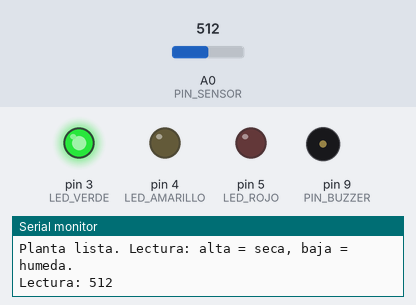
Bench run of a sketch on a simulated Arduino Uno, built with avr-gcc and run on an emulated ATmega328P. On the bench: output pins drawn as LEDs (lit = HIGH), buzzer (waves = sounding), the last lines printed to the serial monitor. The inputs (shaded band) are chosen by the test bench; at power-on: A0 (PIN_SENSOR) = 512. Pins used as bus, display or sensor lines are not drawn.

Above: at 1.9 s.
2.0 s: A0 (PIN_SENSOR) set to 532
4.0 s: A0 (PIN_SENSOR) set to 568
At 5.5 s:
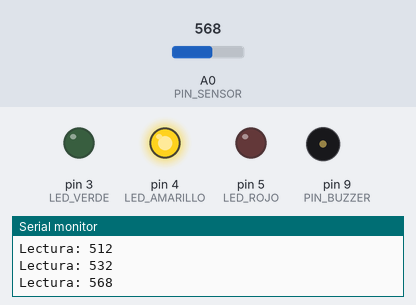
6.3 s: A0 (PIN_SENSOR) set to 734
8.0 s: A0 (PIN_SENSOR) set to 761
At 9.8 s:
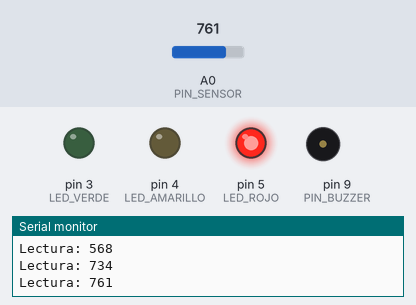
11.0 s: A0 (PIN_SENSOR) set to 740
At 12.5 s:
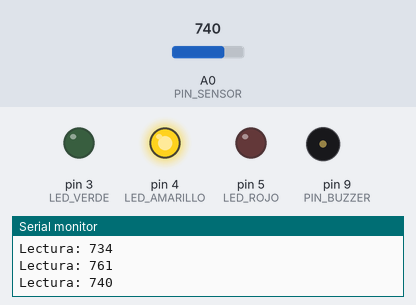
12.8 s: A0 (PIN_SENSOR) set to 760
At 13.4 s:
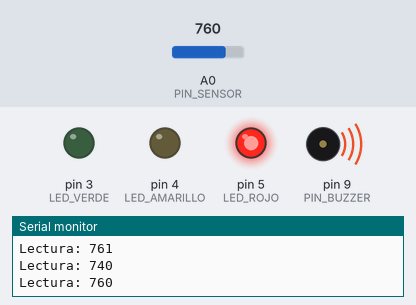
Timing chart, 0 to 15.8 s (numbered marks = the images above; inputs shaded):
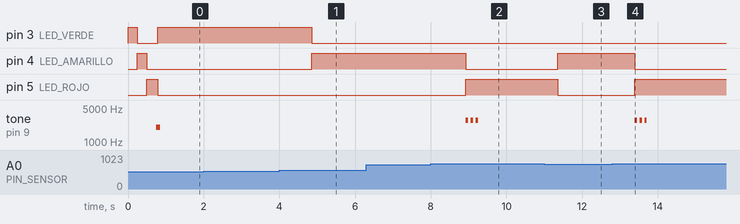

The sketch:

planta-con-sed.ino
```cpp
// La planta que avisa cuando tiene sed
// El proyecto de fin de semana · Troxino.com
//
// Lectura del sensor: más alta = tierra más seca.
// Verde: bien · Amarillo: pronto toca regar · Rojo + pitido: tiene sed.

const int PIN_SENSOR_VCC = 7;   // alimenta el módulo solo al medir
const int PIN_SENSOR     = A0;  // salida analógica del módulo (AO)
const int LED_VERDE      = 3;
const int LED_AMARILLO   = 4;
const int LED_ROJO       = 5;
const int PIN_BUZZER     = 9;

// Ajusta estos dos números con lo que veas en el Monitor Serie.
const int UMBRAL_PRONTO = 550;  // de aquí para arriba: amarillo
const int UMBRAL_SED    = 750;  // de aquí para arriba: rojo y pitido

const unsigned long CADA_LECTURA = 2000;   // ms entre lecturas
const unsigned long CADA_AVISO   = 60000;  // ms entre pitidos mientras siga seca

unsigned long ultimoAviso = 0;
bool teniaSed = false;

// Prende el módulo, promedia 5 lecturas y lo vuelve a apagar.
// Así pasa corriente por la horquilla solo un instante y se corroe mucho menos.
int leerHumedad() {
  digitalWrite(PIN_SENSOR_VCC, HIGH);
  delay(10);  // deja que se estabilice

  long suma = 0;
  for (int i = 0; i < 5; i++) {
    suma += analogRead(PIN_SENSOR);
    delay(5);
  }

  digitalWrite(PIN_SENSOR_VCC, LOW);
  return suma / 5;
}

// Deja prendido solo el LED que le pases.
void mostrar(int led) {
  digitalWrite(LED_VERDE, led == LED_VERDE ? HIGH : LOW);
  digitalWrite(LED_AMARILLO, led == LED_AMARILLO ? HIGH : LOW);
  digitalWrite(LED_ROJO, led == LED_ROJO ? HIGH : LOW);
}

// Tres pitidos cortos y agudos, como un grillo.
void pitido() {
  for (int i = 0; i < 3; i++) {
    tone(PIN_BUZZER, 2800, 60);
    delay(130);
  }
}

void setup() {
  pinMode(PIN_SENSOR_VCC, OUTPUT);
  digitalWrite(PIN_SENSOR_VCC, LOW);
  pinMode(LED_VERDE, OUTPUT);
  pinMode(LED_AMARILLO, OUTPUT);
  pinMode(LED_ROJO, OUTPUT);
  pinMode(PIN_BUZZER, OUTPUT);

  Serial.begin(9600);
  Serial.println("Planta lista. Lectura: alta = seca, baja = humeda.");

  // Prueba rápida al arrancar: los tres LEDs y un pitido.
  mostrar(LED_VERDE);    delay(250);
  mostrar(LED_AMARILLO); delay(250);
  mostrar(LED_ROJO);     delay(250);
  tone(PIN_BUZZER, 2000, 100);
}

void loop() {
  int lectura = leerHumedad();
  Serial.print("Lectura: ");
  Serial.println(lectura);

  if (lectura >= UMBRAL_SED) {
    mostrar(LED_ROJO);
    unsigned long ahora = millis();
    // Pita en cuanto se seca y luego cada minuto, no sin parar.
    if (!teniaSed || ahora - ultimoAviso >= CADA_AVISO) {
      pitido();
      ultimoAviso = ahora;
    }
    teniaSed = true;
  } else if (lectura >= UMBRAL_PRONTO) {
    mostrar(LED_AMARILLO);
    teniaSed = false;
  } else {
    mostrar(LED_VERDE);
    teniaSed = false;
  }

  delay(CADA_LECTURA);
}
```

Measured:
- the behaviour switches between 549 and 550 on A0 (PIN_SENSOR) (found by bisection; images 0 and 1)
- the behaviour switches between 749 and 750 on A0 (PIN_SENSOR) (found by bisection; images 1 and 2)
- after the input at 4.0 s, pin 3 (LED_VERDE): HIGH → LOW after 0.86 s; pin 4 (LED_AMARILLO): LOW → HIGH after 0.86 s
- after the input at 8.0 s, pin 4 (LED_AMARILLO): HIGH → LOW after 0.93 s; pin 5 (LED_ROJO): LOW → HIGH after 0.93 s; tone on pin 9 (PIN_BUZZER): alternates 2800 Hz for 0.06 s and silent for 0.07 s, 6 changes in all, then stays silent, starting after 0.93 s
- after the input at 11.0 s, pin 4 (LED_AMARILLO): LOW → HIGH after 0.36 s; pin 5 (LED_ROJO): HIGH → LOW after 0.36 s
- after the input at 12.8 s, pin 4 (LED_AMARILLO): HIGH → LOW after 0.59 s; pin 5 (LED_ROJO): LOW → HIGH after 0.59 s; tone on pin 9 (PIN_BUZZER): alternates 2800 Hz for 0.06 s and silent for 0.07 s, 6 changes in all, then stays silent, starting after 0.59 s
